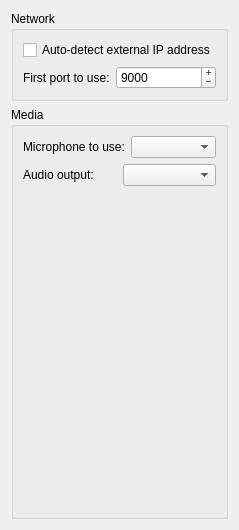
     <widget class="QWidget" name="TabPage">
      <attribute name="title">
       <string>&amp;Jingle</string>
      </attribute>
      <layout class="QVBoxLayout" name="verticalLayout_4">
       <item>
        <layout class="QVBoxLayout" name="verticalLayout_3">
         <item>
          <widget class="QGroupBox" name="groupBox_2">
           <property name="title">
            <string>Network</string>
           </property>
           <layout class="QVBoxLayout" name="verticalLayout">
            <item>
             <widget class="QCheckBox" name="autoDetectIPBox">
              <property name="text">
               <string>Auto-detect external IP address</string>
              </property>
             </widget>
            </item>
            <item>
             <layout class="QHBoxLayout" name="horizontalLayout">
              <item>
               <widget class="QLabel" name="label">
                <property name="text">
                 <string>First port to use:</string>
                </property>
               </widget>
              </item>
              <item>
               <widget class="QSpinBox" name="firstPortEdit">
                <property name="sizePolicy">
                 <sizepolicy hsizetype="Expanding" vsizetype="Fixed">
                  <horstretch>0</horstretch>
                  <verstretch>0</verstretch>
                 </sizepolicy>
                </property>
                <property name="toolTip">
                 <string>Set the first incoming port to use for Jingle sessions.
One media type uses 2 ports and each new Jingle session will use the next 2 available ports.</string>
                </property>
                <property name="buttonSymbols">
                 <enum>QAbstractSpinBox::PlusMinus</enum>
                </property>
                <property name="minimum">
                 <number>1</number>
                </property>
                <property name="maximum">
                 <number>65535</number>
                </property>
                <property name="value">
                 <number>9000</number>
                </property>
               </widget>
              </item>
             </layout>
            </item>
           </layout>
          </widget>
         </item>
         <item>
          <widget class="QGroupBox" name="groupBox_3">
           <property name="title">
            <string>Media</string>
           </property>
           <layout class="QVBoxLayout" name="verticalLayout_2">
            <item>
             <layout class="QHBoxLayout" name="horizontalLayout_2">
              <item>
               <widget class="QLabel" name="label_2">
                <property name="text">
                 <string>Microphone to use:</string>
                </property>
               </widget>
              </item>
              <item>
               <widget class="QComboBox" name="audioInputsCombo"/>
              </item>
             </layout>
            </item>
            <item>
             <layout class="QHBoxLayout" name="horizontalLayout_3">
              <item>
               <widget class="QLabel" name="label_3">
                <property name="text">
                 <string>Audio output:</string>
                </property>
               </widget>
              </item>
              <item>
               <widget class="QComboBox" name="audioOutputsCombo"/>
              </item>
             </layout>
            </item>
            <item>
             <spacer name="verticalSpacer_2">
              <property name="orientation">
               <enum>Qt::Vertical</enum>
              </property>
              <property name="sizeHint" stdset="0">
               <size>
                <width>20</width>
                <height>321</height>
               </size>
              </property>
             </spacer>
            </item>
           </layout>
          </widget>
         </item>
        </layout>
       </item>
      </layout>
     </widget>
